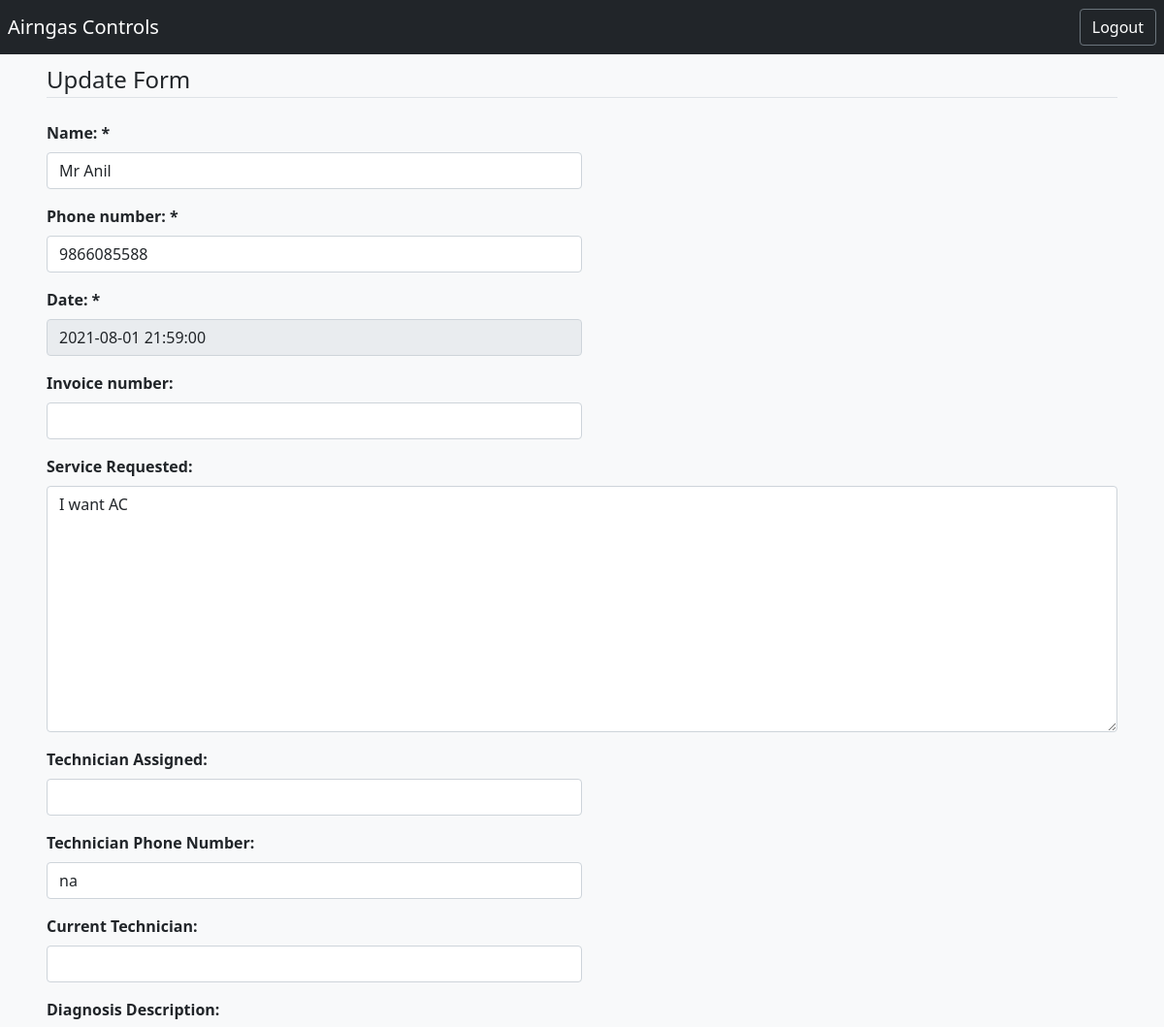
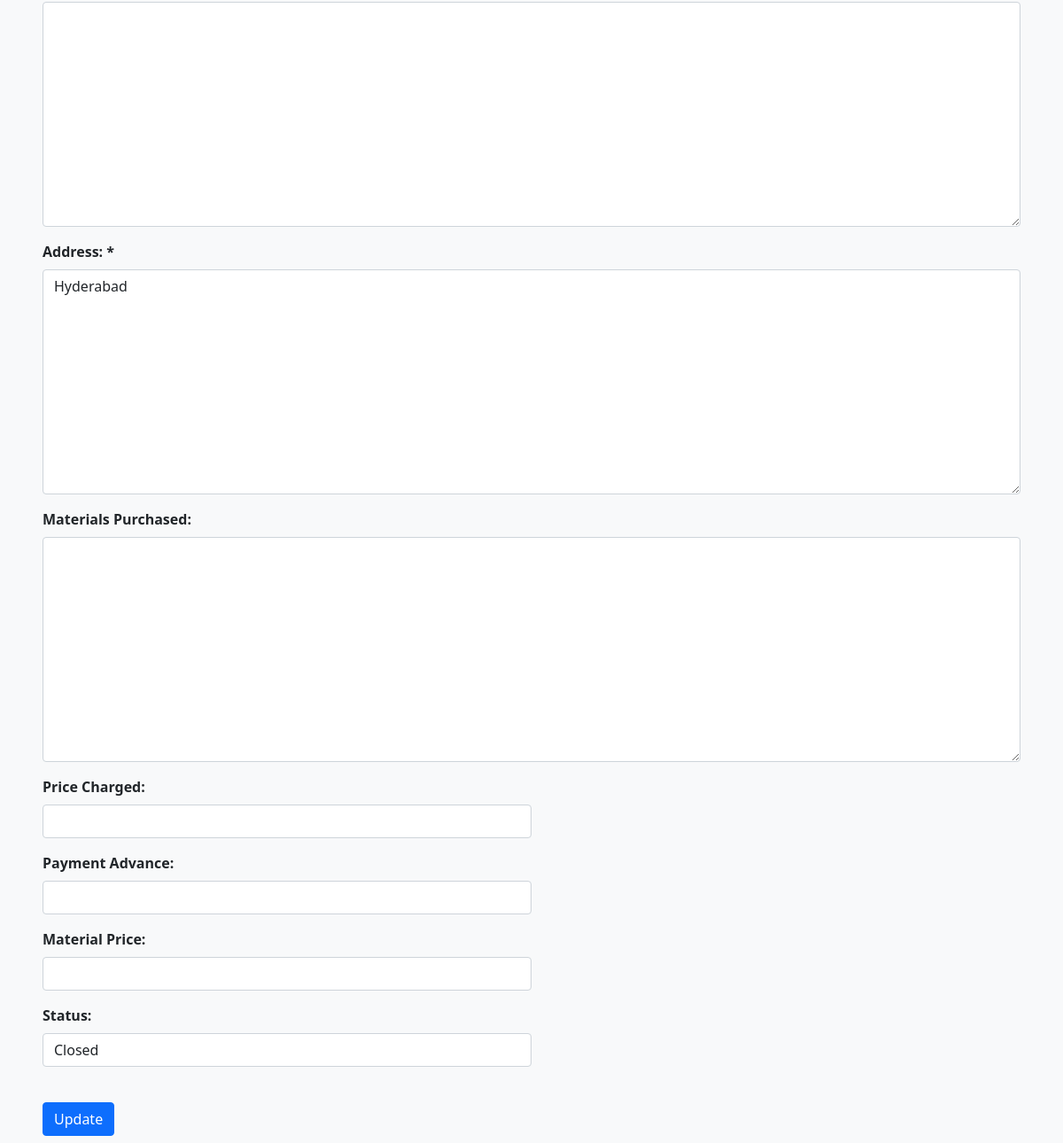
Page /update_complaints/49/ (signed in) on the committed database (2 pictures, top to bottom).
### service/models.py (models this page shows)
class ComplaintDetail(models.Model):
    customer_name = models.CharField(max_length=100, blank=False)
    customer_mobile = models.CharField(max_length=100, blank=False)
    invoice_number = models.CharField(max_length=100, default=None, null=True, blank=True)
    service_requirement = models.TextField(null=False)
    customer_address = models.TextField(null=False)
    requested_date = models.DateTimeField(default=timezone.now)
    technician_assigned = models.CharField(max_length=100, null=True, blank=True)
    technician_mobile = models.CharField(max_length=100, blank=False, default='na')
    current_technician = models.CharField(max_length=100, blank=True)
    diagnosis_description = models.TextField(blank=True)
    status = models.CharField(max_length=20, choices=[('Just Arrived', 'Just Arrived'), ('On Going','On Going'), ('Closed','Closed'), ('Pending','Pending')], default='Just Arrived')
    material_purchased = models.TextField(blank=True)
    price_of_materials = models.CharField(max_length=10, blank=True)
    price_charged = models.CharField(max_length=10, blank=True)
    payment_advance = models.CharField(max_length=10, blank=True)

### complaint_management/views.py (the view, shortened to what this page needs)
# urls.py: path('update_complaints/<str:pk>/', complaint_management_views.update_complaint_details, name='update_complaints_page'),
@staff_member_required
def update_complaint_details(request, pk):
    complaint = ComplaintDetail.objects.get(id=pk)
    update_form = CompliantUpdateForm(instance=complaint)
    prev_status = complaint.status
    update_form.fields['requested_date'].widget.attrs['readonly'] = True
    context = {
        'update_form': update_form
    }
    return render(request, 'complaint_management/update_complaints.html', context=context)

### complaint_management/form.py
class CompliantUpdateForm(ModelForm):
    class Meta:
        model = ComplaintDetail
        fields = '__all__'

### complaint_management/templates/complaint_management/update_complaints.html (shortened to what this page needs)
{% extends 'complaint_management/base.html' %}
{% load crispy_forms_tags %}
{% block content %}
<div class="mx-5 my-2">
        <form method="POST">
                <legend class="border-bottom mb-4"> Update Form </legend>
                <div class="my-2">
                    <label class="form-label"> <b> Name: * </b></label>
                   <div class="mb-3 w-50">
                        {{update_form.customer_name}}
                   </div>
                    <label class="form-label"> <b> Phone number: * </b> </label>
                   <div class="mb-3 w-50">
                        {{update_form.customer_mobile}}
                   </div>
                     <label class="form-label"> <b> Date: * </b> </label>
                   <div class="mb-3 w-50" disabled="disabled">
                        {{update_form.requested_date}}
                   </div>
                    <label class="form-label"> <b> Invoice number: </b></label>
                   <div class="mb-3 w-50">
                        {{update_form.invoice_number}}
                   </div>
                   <label class="form-label"> <b>  Service Requested:  </b></label>
                   <div class="mb-3 w-85">
                        {{update_form.service_requirement}}
                   </div>
                    <label class="form-label"> <b> Technician Assigned: </b></label>
                   <div class="mb-3 w-50">
                        {{update_form.technician_assigned}}
                   </div>
                    <label class="form-label"> <b> Technician Phone Number: </b></label>
                   <div class="mb-3 w-50">
                        {{update_form.technician_mobile}}
                   </div>
                    <label class="form-label"> <b>Current Technician: </b></label>
                   <div class="mb-3 w-50">
                        {{update_form.current_technician}}
                   </div>
                   <label class="form-label"> <b> Diagnosis Description: </b></label>
                   <div class="mb-3 w-85">
                        {{update_form.diagnosis_description}}
                   </div>
                    <label class="form-label"> <b> Address: * </b></label>
                   <div class="mb-3 w-85">
                        {{update_form.customer_address}}
                   </div>
                    <label class="form-label"> <b> Materials Purchased: </b></label>
                   <div class="mb-3 w-85">
                        {{update_form.material_purchased}}
                   </div>
                    <label class="form-label"> <b> Price Charged: </b></label>
                   <div class="mb-3 w-50">
                        {{update_form.price_charged}}
                   </div>
                    <label class="form-label"> <b> Payment Advance: </b></label>
                   <div class="mb-3 w-50">
                        {{update_form.payment_advance}}
                   </div>
                    <label class="form-label"> <b> Material Price: </b></label>
                   <div class="mb-3 w-50">
                        {{update_form.price_of_materials}}
                   </div>
                    <label class="form-label"> <b> Status: </b></label>
                   <div class="mb-3 w-50">
                        {{update_form.status}}
                   </div>
                </div>
                <div class="form-group"> <br>
                <button class="btn btn-primary" type="submit"> Update </button>
            </div>
        </form>
    </div>
{% endblock content %}

### rows in the picture
ComplaintDetail: customer_name "Mr Anil", customer_mobile "9866085588", requested_date "2021-08-01 21:59:00", service_requirement "I want AC", technician_mobile "na", customer_address "Hyderabad", status "Closed"
